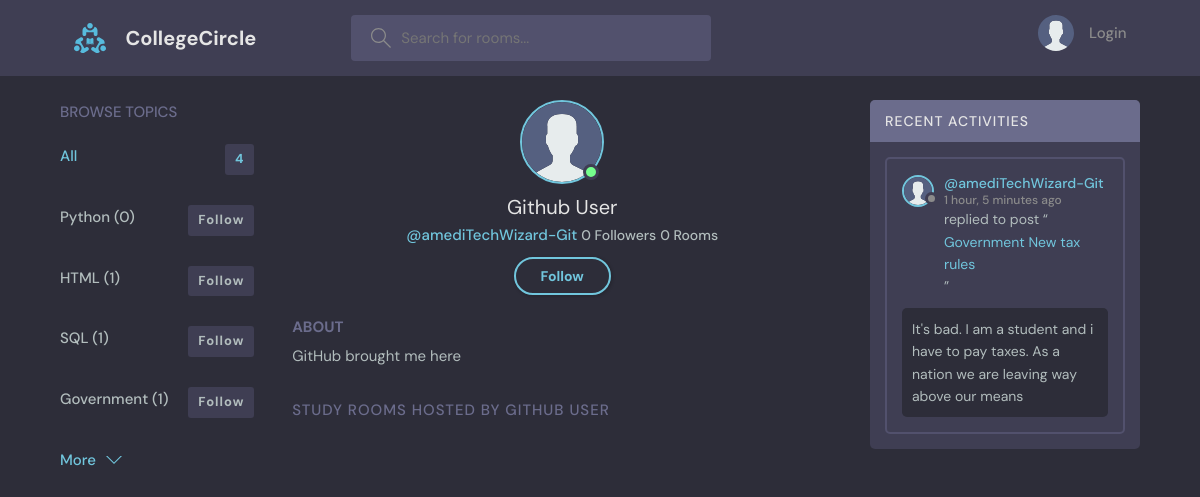
Screenshot of /profile/5/ with the database file from the repository.
### base/models.py (models this page shows, shortened)
class Topic(models.Model):
    name = models.CharField(max_length=200)

class User(AbstractUser):
    name = models.CharField(max_length=200, null=True)
    email = models.EmailField(unique=True, null=True)
    bio = models.TextField(null=True)
    avatar = models.ImageField(null=True, default="avatar.svg")
    USERNAME_FIELD = 'email'
    REQUIRED_FIELDS = []

class Message(models.Model):
    user = models.ForeignKey(User, on_delete=models.CASCADE)
    room = models.ForeignKey(Room, on_delete=models.CASCADE)
    body = models.TextField()
    updated = models.DateTimeField(auto_now=True)
    created = models.DateTimeField(auto_now_add=True)
    class Meta:
        ordering = ['-updated', '-created']

class Room(models.Model):
    host = models.ForeignKey(User, on_delete=models.SET_NULL, null=True)
    topic = models.ForeignKey(Topic, on_delete=models.SET_NULL, null=True)
    name = models.CharField(max_length=200)
    description = models.TextField(null=True, blank=True)
    participants = models.ManyToManyField(User, related_name='participants', blank=True)
    updated = models.DateTimeField(auto_now=True)
    created = models.DateTimeField(auto_now_add=True)
    no_of_likes = models.IntegerField(default=0)
    class Meta:
        ordering = ['-updated', '-created']
    def __str__(self):
        return self.name

### base/views.py (the view)
# urls.py: path('profile/<str:pk>/', views.userProfile, name="user-profile"),
def userProfile(request, pk):
    user = User.objects.get(id=pk)
    rooms = user.room_set.all()
    user_rooms = rooms.count()
    room_messages = user.message_set.all()
    topics = Topic.objects.all()
    context = {'user': user, 'rooms': rooms, 'user_rooms': user_rooms, 'room_messages': room_messages, 'topics': topics}
    return render(request, 'base/profile.html', context)

### base/templates/base/profile.html (shortened to what this page needs)
{% extends 'main.html' %}
{% block content %}
  <main class="profile-page layout layout--3">
    <div class="container">
      {% include 'base/topics_component.html' %}
      <div class="roomList">
        <div class="profile">
          <div class="profile__avatar">
            <div class="avatar avatar--large active">
              <img src="{{user.avatar.url}}" />
            </div>
          </div>
          <div class="profile__info">
            <h3>{{user.name}}</h3>
            <p>@{{user.username}} <span style="color: #b2bdbd;; font-size: 14px;"><span id="follow-count">0</span> Followers</span>
              <span style="color: #b2bdbd;; font-size: 14px;"><span id="follow-count">{{user_rooms}}</span> Rooms</span></p>
            {% if request.user == user %}
              <a href="{% url 'update-user' %}" class="btn btn--main btn--pill">Edit Profile</a>
            {% else %}
              <a id="followbtn" class="btn btn--main btn--pill" data-otheruser="d4957522-8b61-42bf-9d33-2f55cac0cad9" data-action="follow">Follow</a>
            {% endif %}
          </div>
          <div class="profile__about">
            <h3>About</h3>
            <p>
              {{user.bio}}
            </p>
          </div>
        </div>
        <div class="roomList__header">
          <div>
            <h2>Study Rooms Hosted by {{user.name}}</a>
            </h2>
          </div>
        </div>
      </div>
      {% include 'base/activity_component.html' %}
    </div>
  </main>
{% endblock content %}

### base/templates/base/topics_component.html
        <div class="topics">
          <div class="topics__header">
            <h2>Browse Topics</h2>
          </div>
          <ul class="topics__list">
            <li>
              <a href="{% url 'home' %}" class="active">All <span>{{topics.count}}</span></a>
            </li>
            {% for topic in topics %}
            <li>
              <a href="{% url 'home' %}?q={{topic.name}}">{{topic.name}} ({{topic.room_set.all.count}})
                <span class="topic-follow" data-action="follow" data-id="da8d6b51-253b-496e-9a22-31f70397ee69" data-url="/?q={{topic.name}}">Follow</span>
              </a>
            </li>
            {% endfor %}
          </ul>
          <a class="btn btn--link" href="{% url 'topics' %}">
            More
            <svg version="1.1" xmlns="http://www.w3.org/2000/svg" width="32" height="32" viewBox="0 0 32 32">
              <title>chevron-down</title>
              <path d="M16 21l-13-13h-3l16 16 16-16h-3l-13 13z"></path>
            </svg>
          </a>
        </div>

### base/templates/base/activity_component.html (shortened to what this page needs)
<div class="activities">
  <div class="activities__header">
    <h2>Recent Activities</h2>
  </div>
  {% for message in room_messages %}
  <div class="activities__box">
    <div class="activities__boxHeader roomListRoom__header">
      <a href="{% url 'user-profile' message.user.id %}" class="roomListRoom__author">
        <div class="avatar avatar--small">
          <img src="{{message.user.avatar.url}}" />
        </div>
        <p>
          @{{message.user.username}}
          <span>{{message.created|timesince}} ago</span>
        </p>
      </a>
    </div>
    <div class="activities__boxContent">
      <p>replied to post “<a href="{% url 'room' message.room.id %}">{{message.room}}</a>”</p>
      <div class="activities__boxRoomContent">
        {{message.body}}
      </div>
    </div>
  </div>
  {% endfor %}
</div>

### rows the page displays
Topic: name "Python", room_set.all.count "0"
Topic: name "HTML", room_set.all.count "1"
Topic: name "SQL", room_set.all.count "1"
Topic: name "Government", room_set.all.count "1"
User: avatar (placeholder picture), name "Github User", username "amediTechWizard-Git", bio "GitHub brought me here", name "GITHUB USER"
Message: user.avatar (placeholder picture), user.username "amediTechWizard-Git", created "1 hour, 5 minutes", room "Government New tax rules", body "It's bad. I am a student and i have to pay taxes. As a nation we are leaving way above our means"

### other values shown
{{ topics.count }} "4"
{{ user_rooms }} "0"
